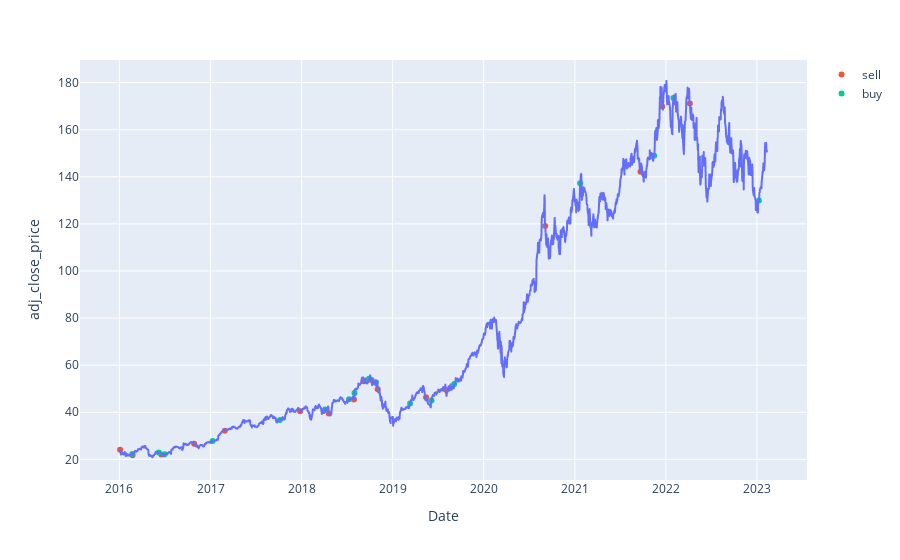

Here is the notebook cell this chart was saved with:
### Code cell
import plotly.express as px
import plotly.graph_objects as go
df = dfa1_all

fig = px.line(a, x='Date', y="adj_close_price")
fig.add_trace(go.Scatter(x=a["Date"],y=a["sell"],
                    mode='markers',name="sell"))
fig.add_trace(go.Scatter(x=a["Date"],y=a['buy'],
                    mode='markers',name="buy"))
fig.show()

### Figure 1 — Plotly figure (JSON) as saved in the notebook; plotly's stock layout.template omitted (floating-point values rounded to 4 significant figures; data arrays with more than 128 entries replaced by an {"elided": "..."} marker saying what was removed)
{"data": [{"hovertemplate": "Date=%{x}<br>adj_close_price=%{y}<extra></extra>", "legendgroup": "", "line": {"color": "#636efa", "dash": "solid"}, "marker": {"symbol": "circle"}, "mode": "lines", "name": "", "showlegend": false, "type": "scattergl", "x": {"elided": "1790 str values"}, "xaxis": "x", "y": {"elided": "1790 float values"}, "yaxis": "y"}, {"mode": "markers", "name": "sell", "type": "scatter", "x": {"elided": "1790 str values"}, "y": {"elided": "1790 float values"}}, {"mode": "markers", "name": "buy", "type": "scatter", "x": {"elided": "1790 str values"}, "y": {"elided": "1790 float values"}}], "layout": {"legend": {"tracegroupgap": 0}, "margin": {"t": 60}, "xaxis": {"anchor": "y", "domain": [0, 1], "title": {"text": "Date"}}, "yaxis": {"anchor": "x", "domain": [0, 1], "title": {"text": "adj_close_price"}}}}
